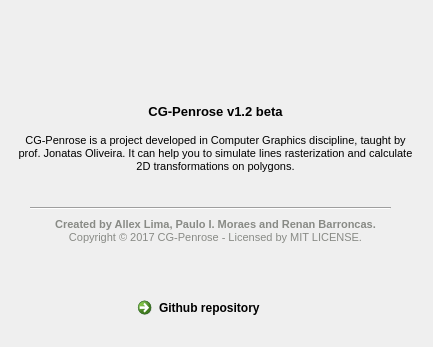
<?xml version="1.0" encoding="UTF-8"?>
<ui version="4.0">
 <class>Dialog</class>
 <widget class="QDialog" name="Dialog">
  <property name="geometry">
   <rect>
    <x>0</x>
    <y>0</y>
    <width>433</width>
    <height>347</height>
   </rect>
  </property>
  <property name="minimumSize">
   <size>
    <width>433</width>
    <height>347</height>
   </size>
  </property>
  <property name="maximumSize">
   <size>
    <width>433</width>
    <height>347</height>
   </size>
  </property>
  <property name="windowTitle">
   <string>About</string>
  </property>
  <property name="windowIcon">
   <iconset>
    <normaloff>penrose/img/doc.png</normaloff>penrose/img/doc.png</iconset>
  </property>
  <property name="modal">
   <bool>true</bool>
  </property>
  <widget class="QTextEdit" name="textEdit">
   <property name="geometry">
    <rect>
     <x>10</x>
     <y>100</y>
     <width>411</width>
     <height>191</height>
    </rect>
   </property>
   <property name="styleSheet">
    <string notr="true">background:transparent</string>
   </property>
   <property name="frameShape">
    <enum>QFrame::NoFrame</enum>
   </property>
   <property name="verticalScrollBarPolicy">
    <enum>Qt::ScrollBarAlwaysOff</enum>
   </property>
   <property name="horizontalScrollBarPolicy">
    <enum>Qt::ScrollBarAlwaysOff</enum>
   </property>
   <property name="readOnly">
    <bool>true</bool>
   </property>
   <property name="html">
    <string>&lt;!DOCTYPE HTML PUBLIC &quot;-//W3C//DTD HTML 4.0//EN&quot; &quot;http://www.w3.org/TR/REC-html40/strict.dtd&quot;&gt;
&lt;html&gt;&lt;head&gt;&lt;meta name=&quot;qrichtext&quot; content=&quot;1&quot; /&gt;&lt;style type=&quot;text/css&quot;&gt;
p, li { white-space: pre-wrap; }
&lt;/style&gt;&lt;/head&gt;&lt;body style=&quot; font-family:'Roboto Medium'; font-size:9pt; font-weight:400; font-style:normal;&quot;&gt;
&lt;p align=&quot;center&quot; style=&quot; margin-top:0px; margin-bottom:0px; margin-left:0px; margin-right:0px; -qt-block-indent:0; text-indent:0px;&quot;&gt;&lt;span style=&quot; font-family:'Cantarell'; font-size:10pt; font-weight:600;&quot;&gt;CG-Penrose v1.2 beta&lt;/span&gt;&lt;/p&gt;
&lt;p align=&quot;center&quot; style=&quot;-qt-paragraph-type:empty; margin-top:0px; margin-bottom:0px; margin-left:0px; margin-right:0px; -qt-block-indent:0; text-indent:0px; font-family:'Cantarell'; font-size:10pt;&quot;&gt;&lt;br /&gt;&lt;/p&gt;
&lt;p align=&quot;center&quot; style=&quot; margin-top:0px; margin-bottom:0px; margin-left:0px; margin-right:0px; -qt-block-indent:0; text-indent:0px;&quot;&gt;&lt;span style=&quot; font-size:8pt;&quot;&gt;CG-Penrose is a project developed in Computer Graphics discipline, taught by prof. Jonatas Oliveira. It can help you to simulate lines rasterization and calculate 2D transformations on polygons.&lt;/span&gt;&lt;/p&gt;
&lt;p align=&quot;justify&quot; style=&quot;-qt-paragraph-type:empty; margin-top:0px; margin-bottom:0px; margin-left:0px; margin-right:0px; -qt-block-indent:0; text-indent:0px; font-family:'Cantarell'; font-size:10pt;&quot;&gt;&lt;br /&gt;&lt;/p&gt;
&lt;p align=&quot;center&quot; style=&quot;-qt-paragraph-type:empty; margin-top:0px; margin-bottom:0px; margin-left:0px; margin-right:0px; -qt-block-indent:0; text-indent:0px; font-family:'Cantarell'; font-size:10pt;&quot;&gt;&lt;br /&gt;&lt;/p&gt;
&lt;p align=&quot;justify&quot; style=&quot;-qt-paragraph-type:empty; margin-top:0px; margin-bottom:0px; margin-left:0px; margin-right:0px; -qt-block-indent:0; text-indent:0px; font-family:'Cantarell'; font-size:10pt;&quot;&gt;&lt;br /&gt;&lt;/p&gt;
&lt;p align=&quot;center&quot; style=&quot; margin-top:0px; margin-bottom:0px; margin-left:0px; margin-right:0px; -qt-block-indent:0; text-indent:0px;&quot;&gt;&lt;span style=&quot; font-family:'Cantarell'; font-size:8pt; font-weight:600; color:#888a85;&quot;&gt;Created by Allex Lima, Paulo I. Moraes and Renan Barroncas.&lt;/span&gt;&lt;/p&gt;
&lt;p align=&quot;center&quot; style=&quot; margin-top:0px; margin-bottom:0px; margin-left:0px; margin-right:0px; -qt-block-indent:0; text-indent:0px;&quot;&gt;&lt;span style=&quot; font-family:'Cantarell'; font-size:8pt; color:#888a85;&quot;&gt;Copyright © 2017 CG-Penrose - Licensed by MIT LICENSE.&lt;/span&gt;&lt;/p&gt;&lt;/body&gt;&lt;/html&gt;</string>
   </property>
  </widget>
  <widget class="QCommandLinkButton" name="commandLinkButton">
   <property name="geometry">
    <rect>
     <x>130</x>
     <y>290</y>
     <width>161</width>
     <height>36</height>
    </rect>
   </property>
   <property name="text">
    <string>Github repository</string>
   </property>
   <property name="icon">
    <iconset>
     <normaloff>penrose/img/github.png</normaloff>penrose/img/github.png</iconset>
   </property>
  </widget>
  <widget class="Line" name="line">
   <property name="geometry">
    <rect>
     <x>30</x>
     <y>200</y>
     <width>361</width>
     <height>16</height>
    </rect>
   </property>
   <property name="orientation">
    <enum>Qt::Horizontal</enum>
   </property>
  </widget>
  <widget class="QPushButton" name="pushButton">
   <property name="enabled">
    <bool>false</bool>
   </property>
   <property name="geometry">
    <rect>
     <x>167</x>
     <y>20</y>
     <width>101</width>
     <height>81</height>
    </rect>
   </property>
   <property name="text">
    <string/>
   </property>
   <property name="icon">
    <iconset>
     <normaloff>penrose/img/icon.png</normaloff>
     <disabledoff>penrose/img/icon.png</disabledoff>penrose/img/icon.png</iconset>
   </property>
   <property name="iconSize">
    <size>
     <width>64</width>
     <height>64</height>
    </size>
   </property>
   <property name="flat">
    <bool>true</bool>
   </property>
  </widget>
 </widget>
 <resources/>
 <connections/>
</ui>
